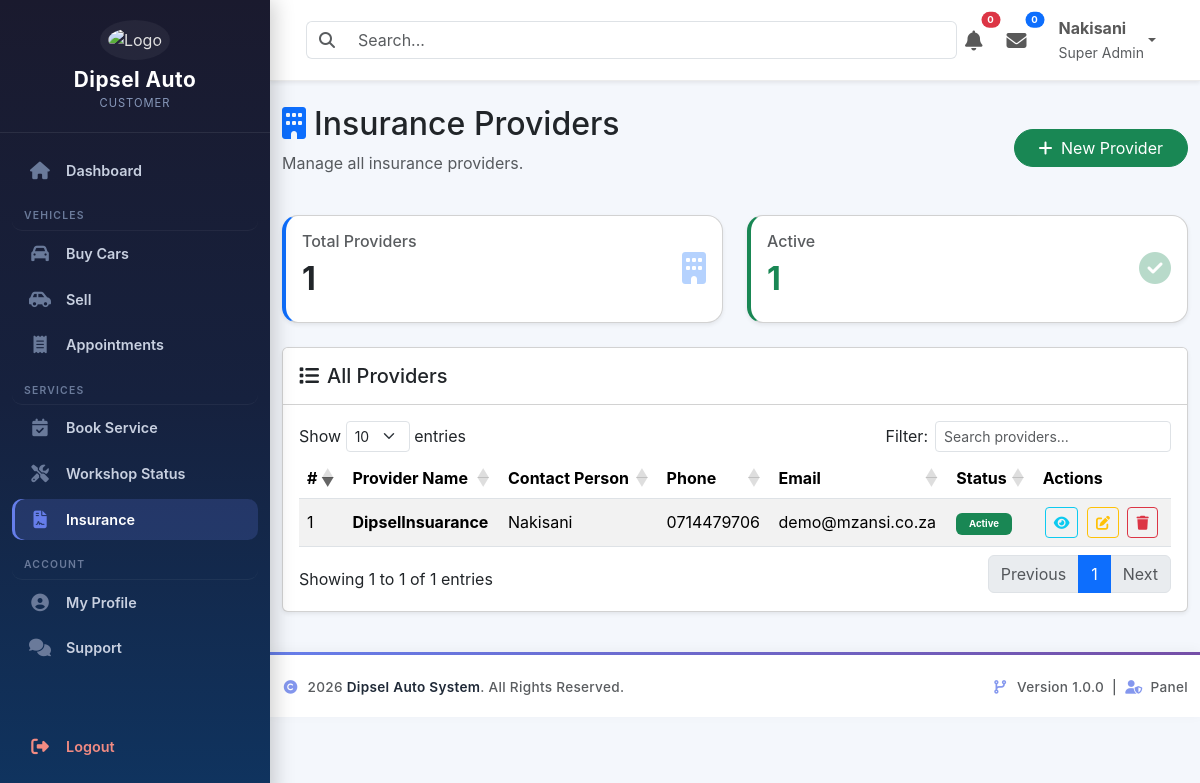
The page /dashboard/insurance/index.php (signed in) on the database its author committed.
### tables this page shows
CREATE TABLE `persons` (
  `person_id` int(11) NOT NULL,
  `uuid` char(36) NOT NULL,
  `first_name` varchar(100) NOT NULL,
  `middle_name` varchar(100) DEFAULT NULL,
  `last_name` varchar(100) NOT NULL,
  `gender` enum('Male','Female','Other') NOT NULL,
  `date_of_birth` date DEFAULT NULL,
  `id_number` varchar(20) DEFAULT NULL,
  `passport_number` varchar(30) DEFAULT NULL,
  `phone` varchar(20) NOT NULL,
  `email` varchar(150) NOT NULL,
  `password` varchar(255) NOT NULL,
  `profile_photo` varchar(255) DEFAULT NULL,
  `country` varchar(100) DEFAULT 'South Africa',
  `province` varchar(100) DEFAULT NULL,
  `city` varchar(100) DEFAULT NULL,
  `address` text DEFAULT NULL,
  `postal_code` varchar(20) DEFAULT NULL,
  `role` enum('Customer','Employee','Admin','SuperAdmin') NOT NULL DEFAULT 'Customer',
  `status` enum('Active','Inactive','Suspended') NOT NULL DEFAULT 'Active',
  `email_verified` tinyint(1) DEFAULT 0,
  `last_login` datetime DEFAULT NULL,
  `created_at` timestamp NULL DEFAULT current_timestamp(),
  `updated_at` timestamp NULL DEFAULT current_timestamp() ON UPDATE current_timestamp(),
  `reset_token` varchar(255) DEFAULT NULL,
  `reset_token_expiry` datetime DEFAULT NULL
);

CREATE TABLE `insurance_providers` (
  `provider_id` int(11) NOT NULL,
  `provider_name` varchar(150) NOT NULL,
  `contact_person` varchar(150) DEFAULT NULL,
  `phone` varchar(20) DEFAULT NULL,
  `email` varchar(150) DEFAULT NULL,
  `address` text DEFAULT NULL,
  `website` varchar(255) DEFAULT NULL,
  `status` enum('Active','Inactive') DEFAULT 'Active'
);

### includes/auth.php (called while the page is built, shortened)
<?php
require_once __DIR__ . '/../config/database.php';
$sql = "
SELECT
    p.*,
    a.admin_id,
    a.admin_level,
    a.admin_number
FROM persons p
LEFT JOIN admins a
    ON p.person_id = a.person_id
WHERE p.person_id = ?
LIMIT 1
";
$stmt = $pdo->prepare($sql);
$stmt->execute([$_SESSION['person_id']]);
$currentUser = $stmt->fetch(PDO::FETCH_ASSOC);

### dashboard/insurance/index.php (the view, shortened to what this page needs)
<?php
require_once '../../includes/auth.php';
require_once '../../config/database.php';
$totalProviders = $pdo->query("SELECT COUNT(*) FROM insurance_providers")->fetchColumn();
$activeProviders = $pdo->query("SELECT COUNT(*) FROM insurance_providers WHERE status = 'Active'")->fetchColumn();
$providers = $pdo->query("SELECT * FROM insurance_providers ORDER BY provider_name");
?>
<!DOCTYPE html>
<html lang="en">
<head>
    <link href="https://cdn.jsdelivr.net/npm/bootstrap@5.3.3/dist/css/bootstrap.min.css" rel="stylesheet">
    <link rel="stylesheet" href="https://cdnjs.cloudflare.com/ajax/libs/font-awesome/6.7.2/css/all.min.css">
    <link rel="stylesheet" href="https://cdn.datatables.net/1.13.7/css/dataTables.bootstrap5.min.css">
</head>
<body>
<?php include '../../includes/sidebar.php'; ?>
<div class="dashboard-wrapper">
    <?php include '../../includes/navbar.php'; ?>
    <div class="container-fluid mt-4">
        <div class="page-header d-flex justify-content-between align-items-center mb-4">
            <div>
                <h2><i class="fas fa-building text-primary me-2"></i>Insurance Providers</h2>
                <p class="text-muted">Manage all insurance providers.</p>
            </div>
            <button class="btn btn-success rounded-pill px-4" data-bs-toggle="modal" data-bs-target="#providerModal" onclick="openAddProvider()">
                <i class="fas fa-plus me-1"></i> New Provider
            </button>
        </div>
        <div class="row g-4 mb-4">
            <div class="col-md-6">
                <div class="card stat-card h-100 shadow-sm">
                    <div class="card-body d-flex align-items-center">
                        <div class="flex-grow-1">
                            <h6 class="text-muted">Total Providers</h6>
                            <h2 class="fw-bold"><?= $totalProviders ?></h2>
                        </div>
                        <div class="stat-icon text-primary"><i class="fas fa-building"></i></div>
                    </div>
                </div>
            </div>
            <div class="col-md-6">
                <div class="card stat-card h-100 shadow-sm" style="border-left-color:#198754;">
                    <div class="card-body d-flex align-items-center">
                        <div class="flex-grow-1">
                            <h6 class="text-muted">Active</h6>
                            <h2 class="fw-bold text-success"><?= $activeProviders ?></h2>
                        </div>
                        <div class="stat-icon text-success"><i class="fas fa-check-circle"></i></div>
                    </div>
                </div>
            </div>
        </div>
        <div class="card shadow-sm">
            <div class="card-header bg-white py-3">
                <h5 class="mb-0"><i class="fas fa-list me-2"></i>All Providers</h5>
            </div>
            <div class="card-body">
                <div class="table-responsive">
                    <table id="providersTable" class="table table-striped table-hover align-middle">
                        <thead>
                            <tr>
                                <th>#</th>
                                <th>Provider Name</th>
                                <th>Contact Person</th>
                                <th>Phone</th>
                                <th>Email</th>
                                <th>Status</th>
                                <th>Actions</th>
                            </tr>
                        </thead>
                        <tbody>
                        <?php $counter=1; while($row=$providers->fetch()):
                            $statusBadge = $row['status'] === 'Active' ? 'success' : 'secondary';
                        ?>
                            <tr>
                                <td><?= $counter++ ?></td>
                                <td><strong><?= htmlspecialchars($row['provider_name']) ?></strong></td>
                                <td><?= htmlspecialchars($row['contact_person'] ?? 'N/A') ?></td>
                                <td><?= htmlspecialchars($row['phone']) ?></td>
                                <td><?= htmlspecialchars($row['email'] ?? 'N/A') ?></td>
                                <td><span class="badge bg-<?= $statusBadge ?> badge-status"><?= htmlspecialchars($row['status']) ?></span></td>
                                <td>
                                    <button class="btn btn-sm btn-outline-info action-btn" onclick="viewProvider(<?= $row['provider_id'] ?>)" title="View"><i class="fas fa-eye"></i></button>
                                    <button class="btn btn-sm btn-outline-warning action-btn" onclick="editProvider(<?= $row['provider_id'] ?>)" title="Edit"><i class="fas fa-edit"></i></button>
                                    <a href="?action=delete_provider&id=<?= $row['provider_id'] ?>" class="btn btn-sm btn-outline-danger action-btn" onclick="return confirm('Delete this provider?')" title="Delete"><i class="fas fa-trash"></i></a>
                                </td>
                            </tr>
                        <?php endwhile; ?>
                        </tbody>
                    </table>
                </div>
            </div>
        </div>
    </div>
    <?php include '../../includes/footer.php'; ?>
</body>
</html>

### includes/navbar.php (shortened to what this page needs)
<nav class="navbar navbar-expand-lg bg-white shadow-sm sticky-top px-4 py-2">
    <div class="container-fluid">
        <form class="d-flex flex-grow-1">
            <div class="input-group">
                <span class="input-group-text bg-white border-end-0">
                    <i class="fas fa-search text-muted"></i>
                </span>
                <input
                    type="search"
                    class="form-control border-start-0"
                    placeholder="Search..."
                >
            </div>
        </form>
        <ul class="navbar-nav ms-auto align-items-center">
            <li class="nav-item dropdown me-2">
                <a class="nav-link position-relative" href="#" data-bs-toggle="dropdown">
                    <i class="fas fa-bell fa-lg"></i>
                    <span class="badge rounded-pill bg-danger position-absolute top-0 start-100 translate-middle">
                        0
                    </span>
                </a>
            </li>
            <li class="nav-item dropdown me-3">
                <a class="nav-link position-relative" href="#" data-bs-toggle="dropdown">
                    <i class="fas fa-envelope fa-lg"></i>
                    <span class="badge rounded-pill bg-primary position-absolute top-0 start-100 translate-middle">
                        0
                    </span>
                </a>
            </li>
            <li class="nav-item dropdown">
                <a class="nav-link dropdown-toggle d-flex align-items-center"
                   href="#"
                   data-bs-toggle="dropdown">
                    <div class="d-none d-sm-block">
                        <strong>
                            <?= htmlspecialchars($currentUser['first_name']) ?>
                        </strong>
                        <br>
                        <small class="text-muted">
                            <?= htmlspecialchars($currentUser['admin_level'] ?? 'Super Admin') ?>
                        </small>
                    </div>
                </a>
            </li>
        </ul>
    </div>
</nav>

### dashboard/insurance/index.php (style rules this page uses)
body { font-family: 'Inter', sans-serif; background: #f4f7fc; }
.dashboard-wrapper { margin-left: 270px; min-height: 100vh; background: #f4f7fc; transition: all 0.3s; }
.stat-card { border-left: 4px solid #0d6efd; transition: transform 0.2s, box-shadow 0.2s; border-radius: 16px; box-shadow: 0 4px 20px rgba(0,0,0,0.04); background: #fff; }
.stat-icon { font-size: 2rem; opacity: 0.3; }
.badge-status { font-size: 0.85rem; padding: 0.4rem 0.8rem; }
.action-btn { margin: 0 2px; }

### includes/navbar.php (style rules this page uses)
.navbar { background:#fff; border-bottom:1px solid #ececec; z-index:1040; }
.navbar .form-control { box-shadow:none; }
.badge { font-size:.6rem; }

### rows shown on the page
persons: first_name "Nakisani"
insurance_providers: provider_name "DipselInsuarance", contact_person "Nakisani", phone "0714479706", email "demo@mzansi.co.za", status "Active"

### other values the page prints
$userRole "CUSTOMER"
$item['label'] "Dashboard"
$section['title'] "VEHICLES"
$item['label'] "Buy Cars"
$item['label'] "Sell"
$item['label'] "Appointments"
$section['title'] "SERVICES"
$item['label'] "Book Service"
$item['label'] "Workshop Status"
$item['label'] "Insurance"
$section['title'] "ACCOUNT"
$item['label'] "My Profile"
$item['label'] "Support"
$item['label'] "Logout"
$currentUser['admin_level'] "Super Admin"
